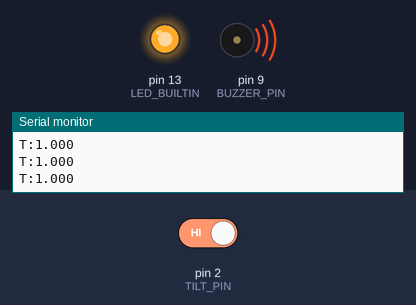
A program run on a simulated Arduino Uno, built with avr-gcc and run on an emulated ATmega328P. Parts: output pins drawn as LEDs (lit = HIGH), buzzer (waves = sounding), the last lines printed to the serial monitor. The test bench sets the inputs (shaded band); at power-on: pin 2 (TILT_PIN) HIGH. Pins used as bus, display or sensor lines are not drawn.

Above: at 1.2 s.
1.3 s: pin 2 (TILT_PIN) driven LOW
At 1.7 s:
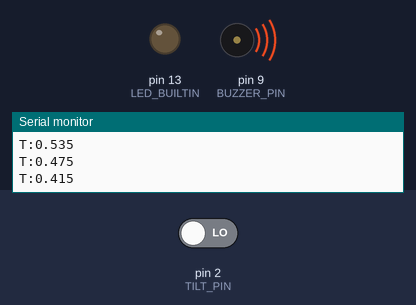
At 3.1 s:
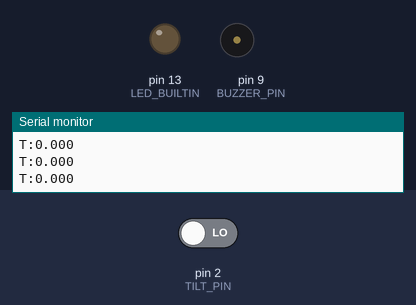
3.4 s: pin 2 (TILT_PIN) driven HIGH
At 3.45 s:
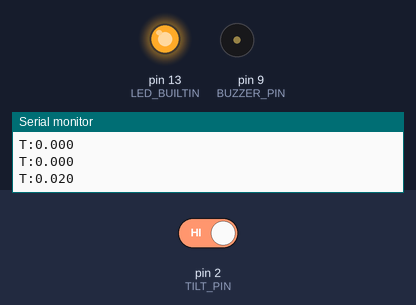
Timing chart, 0 to 6.4 s (numbered marks = the images above; inputs shaded):
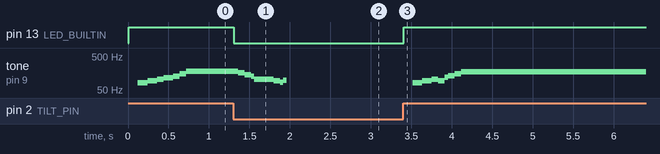

Measured:
- after the input at 1.3 s, pin 13 (LED_BUILTIN): HIGH → LOW at once; tone on pin 9 (BUZZER_PIN): plays 163 Hz for 0.08 s, 142 Hz for 0.08 s, 129 Hz for 0.04 s, 103 Hz for 0.24 s, 93 Hz for 0.08 s, 85 Hz for 0.04 s … (7 notes in this stretch), starting after 0.06 s
- after the input at 3.4 s, pin 13 (LED_BUILTIN): LOW → HIGH at once; tone on pin 9 (BUZZER_PIN): plays 83 Hz for 0.12 s, 92 Hz for 0.12 s, 103 Hz for 0.08 s, 92 Hz for 0.08 s, 117 Hz for 0.04 s, 130 Hz for 0.08 s … (8 notes in this stretch), starting after 0.12 s
- by itself, tone on pin 9 (BUZZER_PIN): plays 83 Hz for 0.12 s, 92 Hz for 0.12 s, 103 Hz for 0.08 s, 114 Hz for 0.12 s, 125 Hz for 0.08 s, 148 Hz for 0.08 s … (7 notes in this stretch)

The program:

main.cpp
```cpp
/**
 * THE HYPHEN - LOW HUM VIBRATION VERSION
 * Using micro-pulse modulation to create a quiet, low-frequency hum.
 */

#include <Arduino.h>

const int TILT_PIN = 2;
const int BUZZER_PIN = 9;

float tension = 0.0;
const float GROWTH_RATE = 0.010;
const float DECAY_RATE = 0.015;
const float MAX_TENSION = 1.0;
const float MIN_TENSION = 0.0;

unsigned long lastHumTime = 0;
unsigned long lastUpdate = 0;
const int UPDATE_INTERVAL = 10;

float mapFloat(float x, float in_min, float in_max, float out_min, float out_max);

void setup() {
  pinMode(TILT_PIN, INPUT_PULLUP);
  pinMode(BUZZER_PIN, OUTPUT);
  pinMode(LED_BUILTIN, OUTPUT);
  Serial.begin(115200);
  Serial.println("SYSTEM:HARDWARE_DEMO_V1_READY");
}

void loop() {
  unsigned long currentTime = millis();
  unsigned long currentMicros = micros();

  // 1. HARDWARE READ
  bool isTilted = (digitalRead(TILT_PIN) == HIGH);

  // 2. TENSION MATH
  if (currentTime - lastUpdate >= UPDATE_INTERVAL) {
    lastUpdate = currentTime;

    digitalWrite(LED_BUILTIN, isTilted ? HIGH : LOW);

    if (isTilted) {
      tension += GROWTH_RATE * (1.0 + tension);
    } else {
      tension -= DECAY_RATE;
    }
    tension = constrain(tension, MIN_TENSION, MAX_TENSION);

    static unsigned long lastSerialSend = 0;
    if (currentTime - lastSerialSend >= 33) {
      lastSerialSend = currentTime;
      Serial.print("T:");
      Serial.println(tension, 3);
    }
  }

  // 3. LOW HUM MODULATION
  if (tension > 0.05) {
    // We calculate the gap between "ticks" in microseconds
    // 16000us gap = ~60Hz (Deep Hum)
    // 6000us gap = ~160Hz (Tense Vibration)
    unsigned long humGap = (unsigned long)mapFloat(tension, 0.0, 1.0, 16000.0, 6000.0);

    if (currentMicros - lastHumTime >= humGap) {
      lastHumTime = currentMicros;

      // THE "TICKLE" PULSE
      // Extremely short pulse creates a quiet mechanical click
      digitalWrite(BUZZER_PIN, HIGH);
      delayMicroseconds(180); // Adjust this (100-300) to change volume/texture
      digitalWrite(BUZZER_PIN, LOW);
    }
  } else {
    digitalWrite(BUZZER_PIN, LOW);
  }
}

float mapFloat(float x, float in_min, float in_max, float out_min, float out_max) {
  if (in_max == in_min) return out_min;
  return (x - in_min) * (out_max - out_min) / (in_max - in_min) + out_min;
}
```
